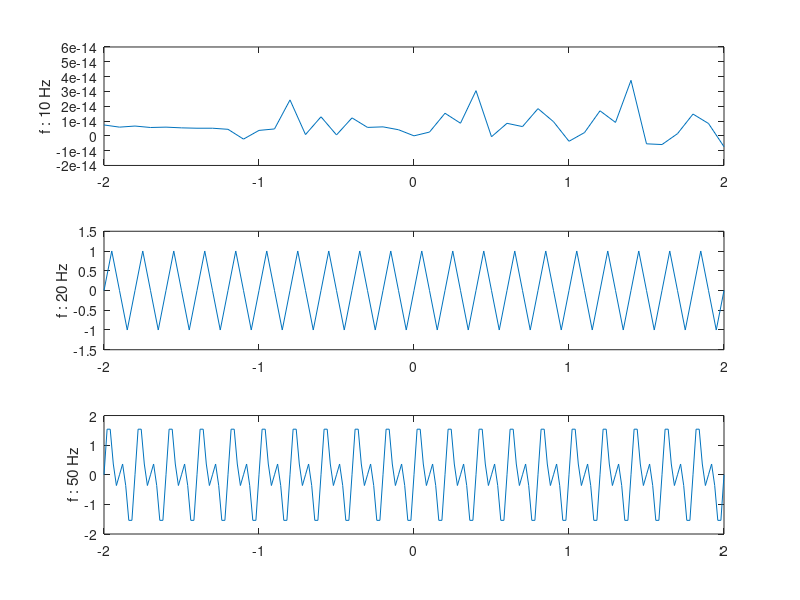

MATLAB code to generate this figure:
%%Mohammad Mahdi Heydari
%%9423045
%%Matlab HW1 Communication Systems 1


close all;
clc;
clear; 

%% Q6

t1 = -2: 0.1:2;
t2 = -2:0.05:2;
t3 = -2:0.02:2;

y1=sin(10*pi*t1) + sin(20*pi*t1);
y2=sin(10*pi*t2) + sin(20*pi*t2);
y3=sin(10*pi*t3) + sin(20*pi*t3);

hold
subplot(3,1,1);
plot(t1,y1);
ylabel('f : 10 Hz');
subplot(3,1,2);
plot(t2,y2);
ylabel('f : 20 Hz');
subplot(3,1,3);
plot(t3,y3);
ylabel('f : 50 Hz');

%We lose data if fc<2fm !

